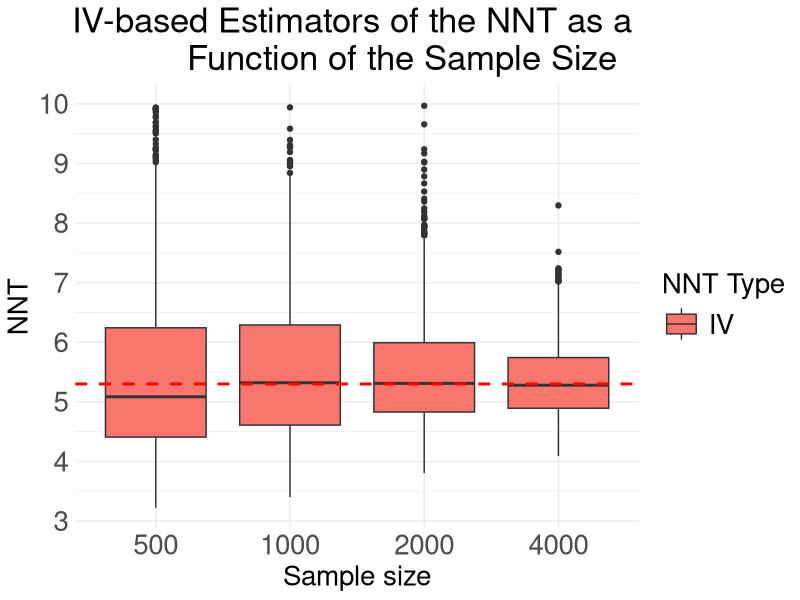
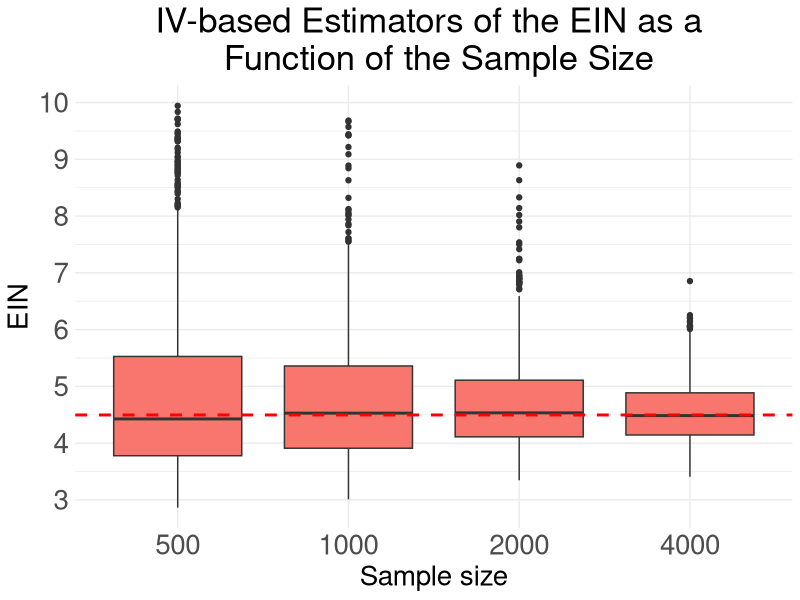
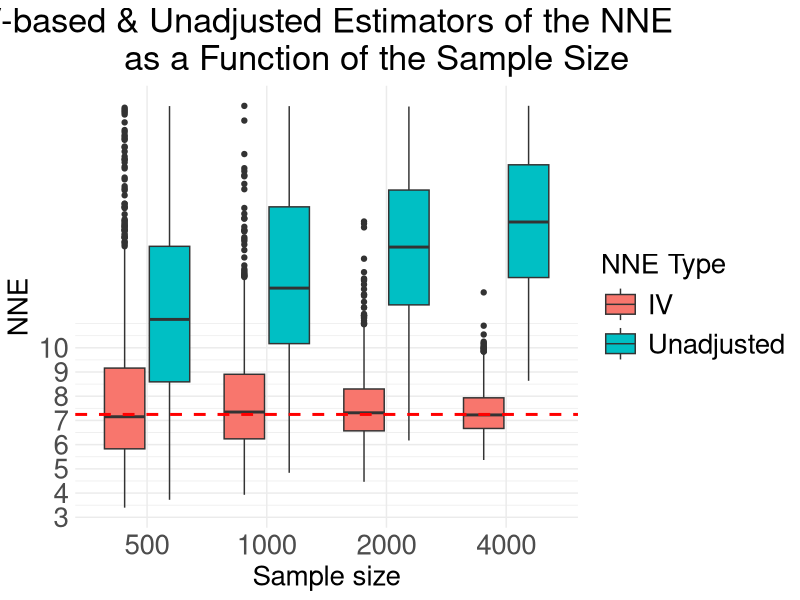
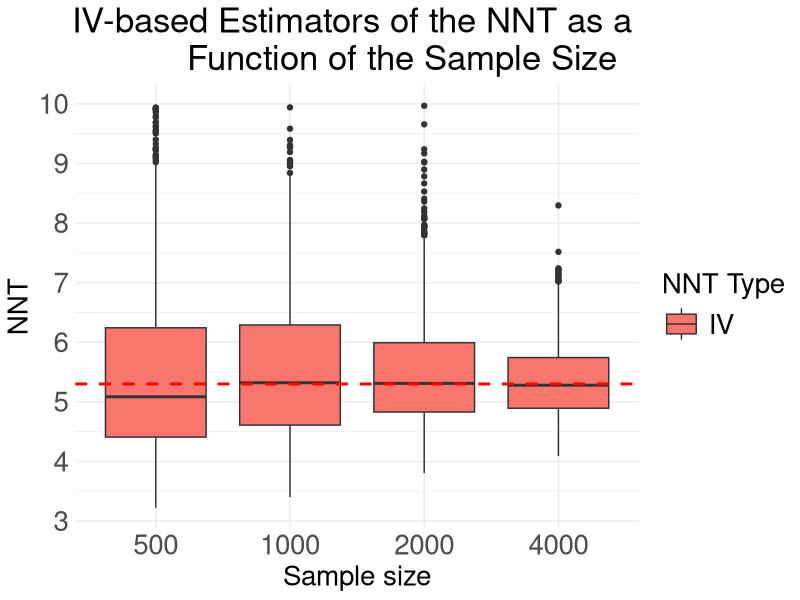
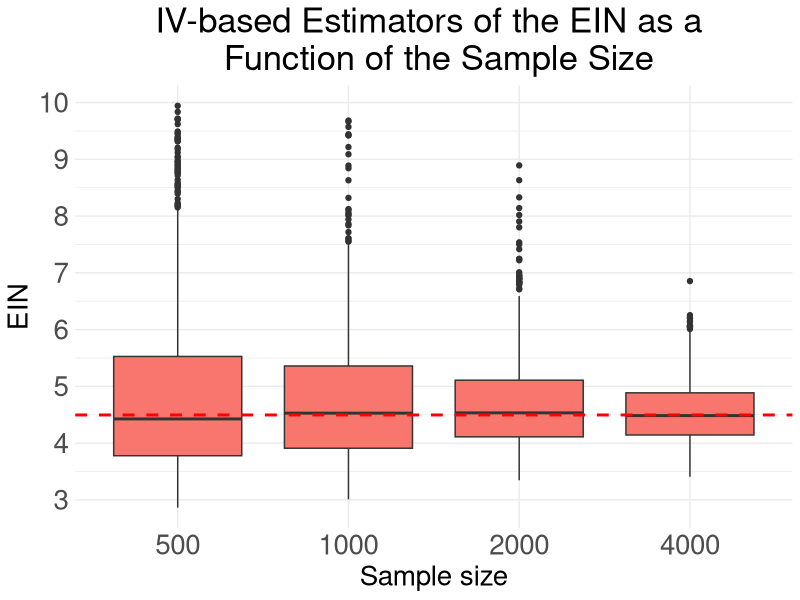
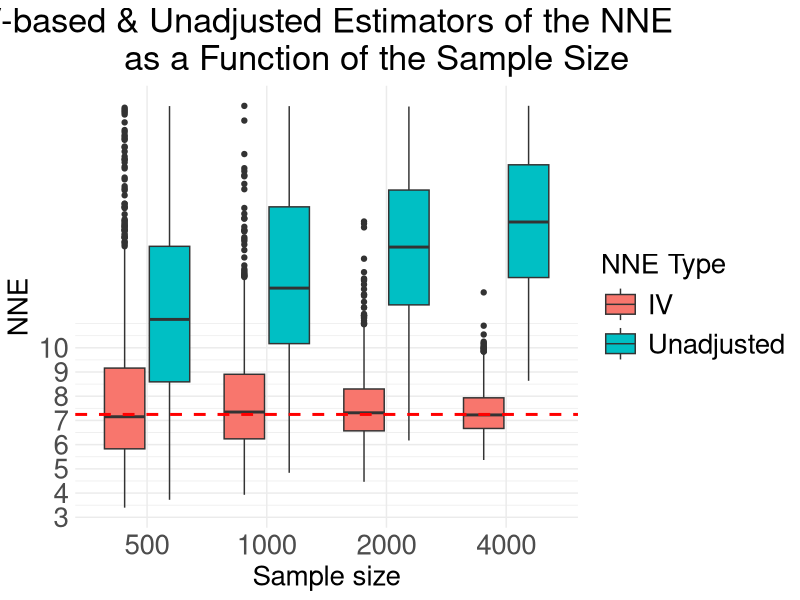

Generate these figures, in order, with R:
###########################
##### BOXPLOTS PROBIT #####
###########################
#####################
##### BOTH NNTs #####
#####################
library(reshape2)
library(ggplot2)

### READING FROM FILE ###
bbb_both2 <- read.csv("NNTm1000_PROBIT_5_3.csv", header = T)
bbb_both2 <- bbb_both2[bbb_both2$TYPE == "IV" & 
                         bbb_both2$NNT > 1  & 
                         bbb_both2$NNT < 10 &
                         !is.na(bbb_both2$n), ]
                 
ggplot(data = bbb_both2, 
       aes(x = factor(n), y = NNT, fill = factor(TYPE))) + 
  geom_boxplot() +
  geom_hline(yintercept = 5.3, linetype = "dashed",
             col        = "red", size = 1)     +
  xlab("Sample size")        + 
  ylab("NNT")           +
  ggtitle("IV-based Estimators of the NNT as a 
         Function of the Sample Size")  +
  scale_y_continuous(breaks = 1:10)          +
  theme_minimal() + 
  scale_fill_discrete(name = "NNT Type") + 
  theme(plot.title  = element_text(hjust = 0.5,     size = 25),
        axis.text.x = element_text(  size = 20),
        axis.text.y = element_text(  size = 20), 
        axis.title  = element_text(size  = 20), 
        legend.key.size = unit(1, 'cm'), 
        legend.text  = element_text(size = 20), 
        legend.title = element_text(size = 20))

ggsave("NNT_5_3_PROBITm1000R1.jpeg")
       
###############################
### EIN BOXPLOTS - ONLY ADJ ###
###############################
### READING FROM FILE ###
bbb2 <- read.csv("EINm1000_PROBIT_4_496.csv")

bbb2$EIN <- ifelse(bbb2$EIN > 10 | bbb2$EIN < 1, NA, bbb2$EIN)
bbb2 <- bbb2[bbb2$TYPE == "IV",]

ggplot(data = bbb2, 
       aes(x = factor(n), y = EIN, fill = factor(TYPE))) +
  geom_boxplot(fill = c("#F8766D")) +
  geom_hline(yintercept = 4.496, linetype = "dashed", col = "red", size = 1)     +
  xlab("Sample size")        + 
  ylab("EIN")           +
  ggtitle("IV-based Estimators of the EIN as a \n Function of the Sample Size")  +
  scale_y_continuous(breaks = 1:10)          +
  theme_minimal() + 
  theme(plot.title  = element_text(hjust = 0.5,     size = 25),
        axis.text.x = element_text(  size = 20),
        axis.text.y = element_text(  size = 20), 
        axis.title  = element_text(size  = 20), 
        legend.key.size = unit(1, 'cm'), 
        legend.text  = element_text(size = 20), 
        legend.title = element_text(size = 20))

ggsave("EIN_4_496_PROBITm1000R1.jpeg")

#####################
##### BOTH NNEs #####
#####################
### READING FROM FILE ###
bbb_both2 <- read.csv("NNEm1000_PROBIT_7_248.csv", header = T)

bbb_both2$NNE <- ifelse(bbb_both2$NNE > 20, NA, bbb_both2$NNE)
bbb_both2$NNE <- ifelse(bbb_both2$NNE < 1, NA, bbb_both2$NNE)

ggplot(data = bbb_both2, 
       aes(x = factor(n), y = NNE, fill = factor(TYPE))) + 
  geom_boxplot() +
  geom_hline(yintercept = 7.248, linetype = "dashed",
             col        = "red", size = 1)     +
  xlab("Sample size")        + 
  ylab("NNE")           +
  ggtitle("IV-based & Unadjusted Estimators of the NNE 
          as a Function of the Sample Size")  +
  scale_y_continuous(breaks = 1:10)          +
  theme_minimal() + 
  scale_fill_discrete(name = "NNE Type") + 
  theme(plot.title  = element_text(hjust = 0.5,     size = 25),
        axis.text.x = element_text(  size = 20),
        axis.text.y = element_text(  size = 20), 
        axis.title  = element_text(size  = 20), 
        legend.key.size = unit(1, 'cm'), 
        legend.text  = element_text(size = 20), 
        legend.title = element_text(size = 20))

ggsave("NNE_7_248_PROBITm1000R1.jpeg")
